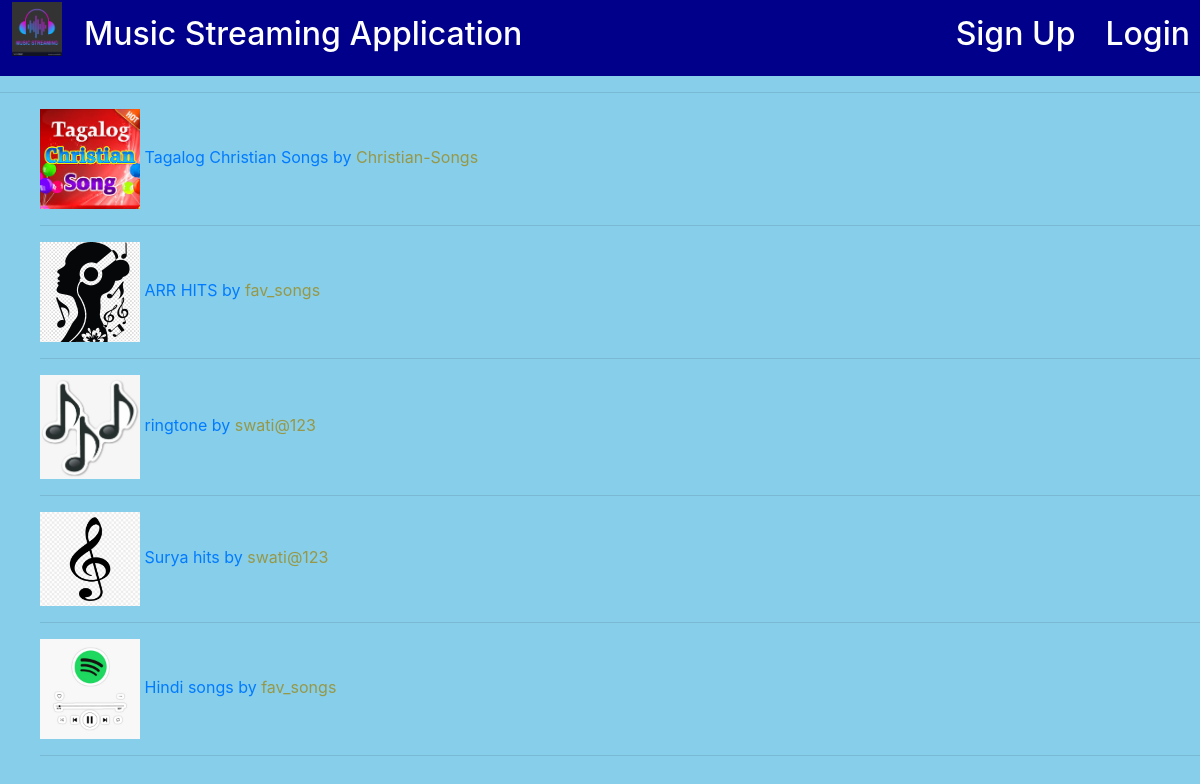
The page / on the database its author committed.
### music_nation/models.py (models this page shows, shortened)
class Album(models.Model):
    album_name = models.CharField(max_length=30)
    uploaded_on = models.DateField(default=timezone.now())
    album_logo = models.FileField(upload_to=user_directory_path)
    album_genre = models.CharField(max_length=30)
    album_artist = models.ForeignKey(User, on_delete=models.CASCADE, related_name='albums')

### music_nation/views.py (the view)
# urls.py: 2. Add a URL to urlpatterns:  path('', views.home, name='home')
def home(request):
    albums = Album.objects.all()
    return render(request, 'music_nation/homepage.html',{'albums':albums})

### music_nation/templates/music_nation/homepage.html (shortened to what this page needs)
{% extends 'music_nation/base.html' %}
{%block content%}
<hr/>
<div>
  <ul class="home-list">
    {% for album in albums %}
      <li >
        <span><a class="home-a" href="{% url 'music_nation:album_detail' username=album.album_artist album=album.album_name %}">
          <img src="{{ album.album_logo.url }}" style="width:100px">
        </a></span>
         <span style="color:#007bff;">{{album.album_name}} by</span>
        <a class="home-a" href="{% url 'music_nation:profile_detail' username=album.album_artist %}">
          {{album.album_artist}}
        </a>
      </li><hr/>
    {% endfor %}
  </ul>
</div>
{%endblock%}

### music_nation/templates/music_nation/base.html (shortened to what this page needs)
{% load static %}
<html>
  <head>
    <link rel="stylesheet" type="text/css" href="{% static 'music_nation/css/bootstrap.min.css' %}">
    <link rel="stylesheet" type="text/css" href="{% static 'music_nation/css/music_nation.css' %}">
  </head>
  <body style="background-color:skyblue">
    <div >
      <header>
        <nav>
          <ul class="bglight" style="background-color:darkblue">
            <li class="li-left">
              <a class="base-a-img" href="{% url 'music_nation:home' %}">
                <img src="{%static 'music_nation/img/music-streaming.png' %}" style="width:50px;" alt="logo">
              </a>
            </li>
             <li class="li-left" style="color:white">
              <h2 class="base-a">Music Streaming Application</h2>
            </li>
            {% if user.is_authenticated %}
            <li class="li-right">
              <a class="base-a" href="{% url 'music_nation:logout' %}"><h2>Logout</h2></a>
            </li>
            <li class="li-right">
              <a class="base-a" href="{% url 'music_nation:add_album' user %}"><h2>Add Album</h2></a>
            </li>
            <li class="li-right">
              <a class="base-a" href="{% url 'music_nation:profile_detail' user %}"><h2>{{ user.username }}</h2></a>
            </li>
            {% else %}
            <li class="li-right">
              <a class="base-a" href="{% url 'music_nation:login' %}"><h2>Login</h2></a>
            </li>
            <li class="li-right">
              <a class="base-a" href="{% url 'music_nation:signup' %}"><h2>Sign Up</h2></a>
            </li>
            {% endif %}
          </ul>
        </nav>
      </header>
    </div>
    <div>
      {%block content%}
      {%endblock%}
    </div>
  </body>
</html>

### music_nation/static/music_nation/css/music_nation.css (style rules this page uses)
body { background-color: #d5e8ec1a; }
.bglight { list-style-type: none; margin: 0; padding: 0; overflow: hidden; background-color: green; }
.li-left { float: left; }
.li-right { float: right; }
.base-a { display: block; color: white; padding-top: 15px; padding-bottom: 15px; padding-left: 10px; padding-right: 10px; margin-left: 10px; text-align: center; text-decoration: none; }
.base-a-img { display: block; color: white; margin-left: 10px; padding: 2px; text-align: center; text-decoration: none; }
.home-list { list-style-type: none; margin-left: : 100px;; }
.home-a { color: #969847; }

### rows shown on the page
Album: album_logo (picture), album_name "Tagalog Christian Songs", album_artist "Christian-Songs"
Album: album_logo (picture), album_name "ARR HITS", album_artist "fav_songs"
Album: album_logo (picture), album_name "ringtone", album_artist "swati@123"
Album: album_logo (picture), album_name "Surya hits", album_artist "swati@123"
Album: album_logo (picture), album_name "Hindi songs", album_artist "fav_songs"
